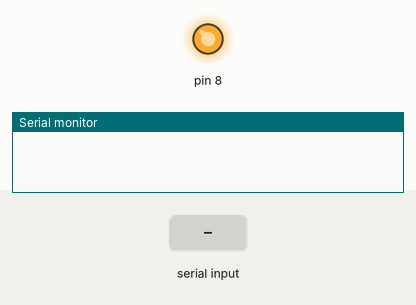
Simulated run of this sketch. Board: Arduino Uno, built with avr-gcc and run on an emulated ATmega328P. Parts: output pins drawn as LEDs (lit = HIGH), the last lines printed to the serial monitor. The inputs (shaded band) are chosen by the test bench. The modem accepts every AT command (registered, SIM ready, sends succeed) and sends nothing else.

Above: at 0.1 s.
At 6.2 s:
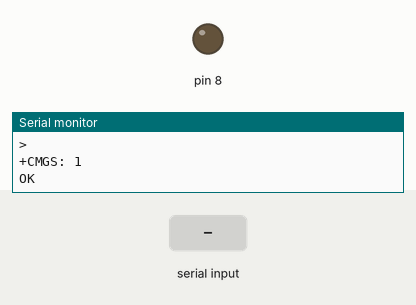
6.3 s: "1" received over the second serial link
Timing chart, 0 to 9.3 s (numbered marks = the images above; inputs shaded):
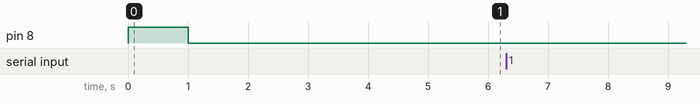

The sketch:

SIM800SMS.ino
```cpp
#include <SoftwareSerial.h>

//SIM800 TX is connected to Arduino D8
#define SIM800_TX_PIN 0

//SIM800 RX is connected to Arduino D7
#define SIM800_RX_PIN 1

//Create software serial object to communicate with SIM800
SoftwareSerial serialSIM800(SIM800_TX_PIN,SIM800_RX_PIN);

void setup() {
  pinMode(8, OUTPUT);
  digitalWrite(8, HIGH);
  delay(1000);
  digitalWrite(8, LOW);
  //Begin serial comunication with Arduino and Arduino IDE (Serial Monitor)
  Serial.begin(9600);
  while(!Serial);

  //Being serial communication witj Arduino and SIM800
  serialSIM800.begin(9600);
  Serial.println("Setup Complete!");

    //Set SMS format to ASCII
  serialSIM800.write("AT+CMGF=1\r\n");
  delay(1000);

  //Send new SMS command and message number
  serialSIM800.write("AT+CMGS=\"+48500369369\"\r\n");
  delay(1000);

  //Send SMS content
  serialSIM800.write("TEST");
  delay(1000);

  //Send Ctrl+Z / ESC to denote SMS message is complete
  serialSIM800.write((char)26);
  delay(1000);

  Serial.println("SMS Sent!");
}

void loop() {
  //Read SIM800 output (if available) and print it in Arduino IDE Serial Monitor
  if(serialSIM800.available()){
    Serial.write(serialSIM800.read());
  }
  //Read Arduino IDE Serial Monitor inputs (if available) and send them to SIM800
  if(Serial.available()){
    serialSIM800.write(Serial.read());
  }
}
```
